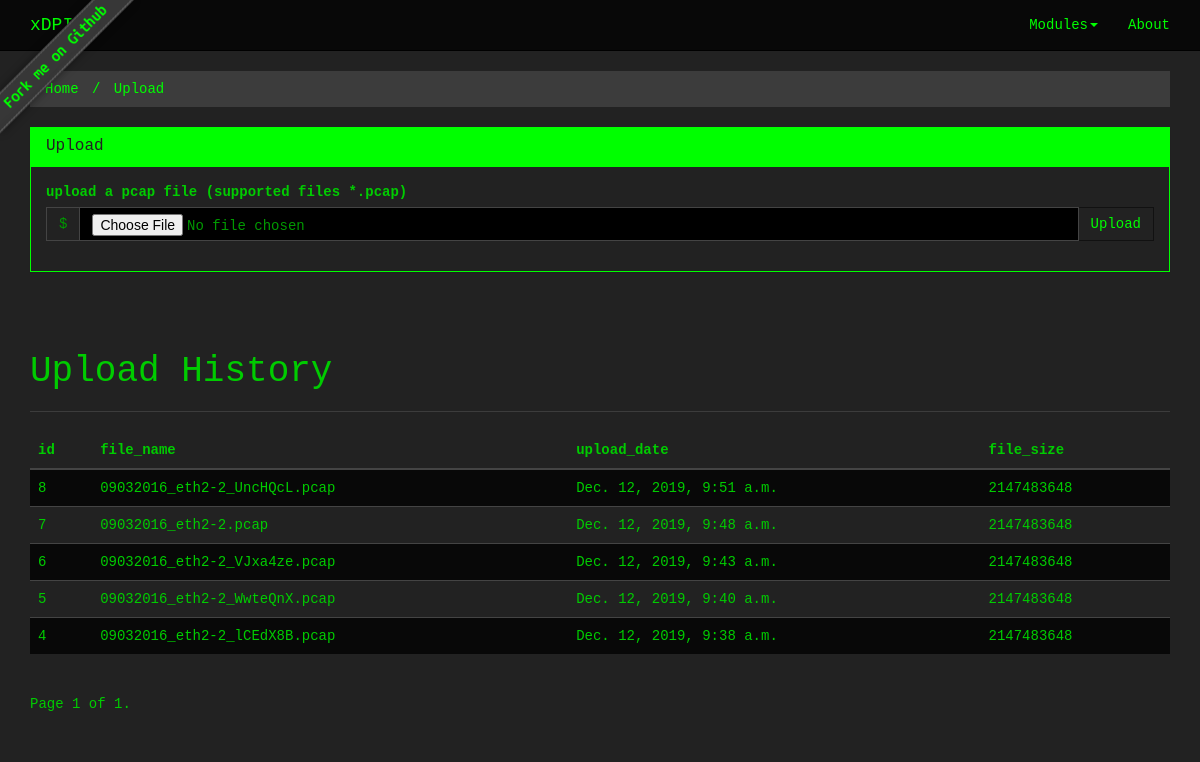
Before: /upload/ with the older database file.
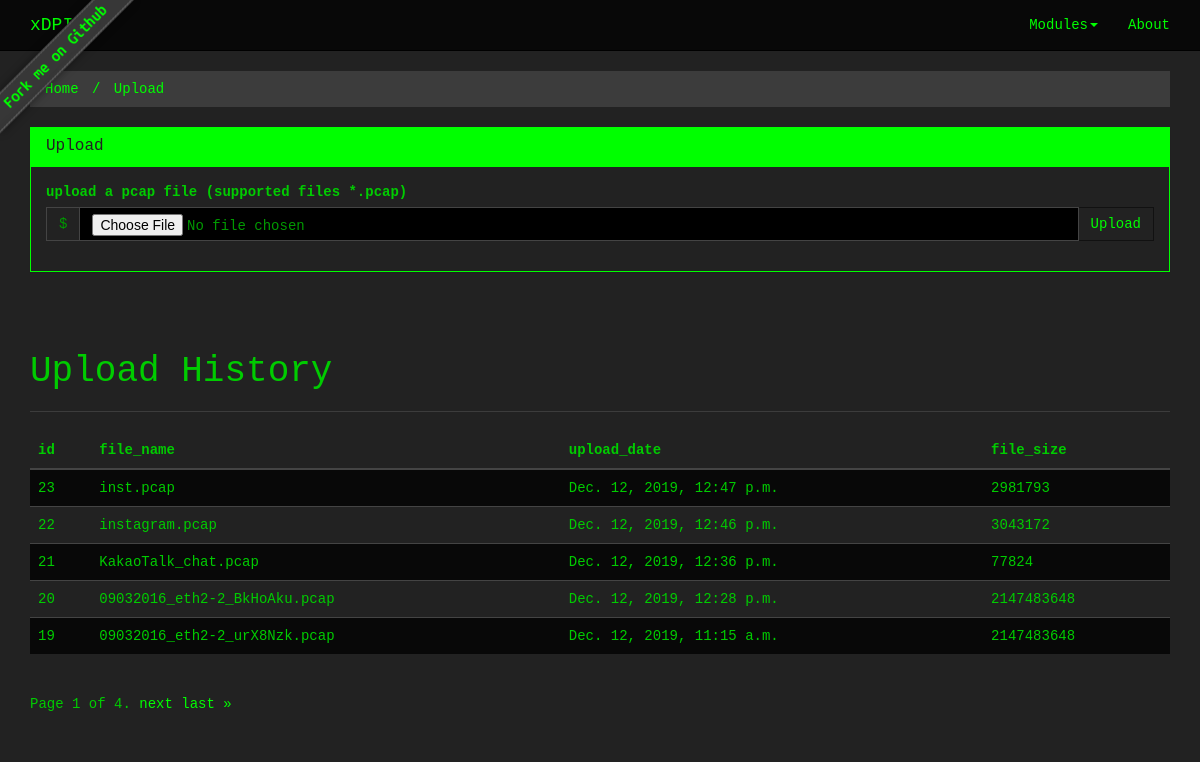
After: the same page with the newer database file.
### upload/models.py (models this page shows)
class xDPI_upload_history(models.Model):
	file_name = models.CharField(max_length=100)
	upload_date = models.DateTimeField(blank=True, null=True)
	file_size = models.BigIntegerField(default=0)
	class Meta:
		managed = True
		db_table = 'xDPI_upload_history'

### upload/views.py (the view, shortened to what this page needs)
# urls.py: path('', upload, name='upload'),
def upload(request):
	data = {}
	data['breadcrumb'] = [('Home','',''),('Upload','active','')]
	data['upload_history_columns'] = [field.name for field in xDPI_upload_history._meta.fields]
	data['upload_history'] = xDPI_upload_history.objects.all().order_by('-upload_date')
	uploads = xDPI_upload_history.objects.all().order_by('-upload_date')
	paginator = Paginator(uploads,5)
	page = request.GET.get('page')
	data['datas'] = paginator.get_page(page)
	return render(request, 'upload/upload.html', data)

### upload/templates/upload/upload.html (shortened to what this page needs)
{% include 'dashboard/base.html' %}
{% block content %}
    <div class="container">
        <div class="row">
            <div class="col-md-12">
                <div class="bs-component">
                    <ul class="breadcrumb">
                        {% for item,status,url in breadcrumb %}
                            <li class="{{ status }}"><a href="{{ url }}">{{ item }}</a></li>
                        {% endfor %}
                    </ul>
                </div>
            </div>
        </div>
        {% if not scan_path %}
            <div class="row">
                <div class="col-md-12">
                    <div class="panel panel-primary">
                        <div class="panel-heading"><h3 class="panel-title">Upload</h3></div>
                        <div class="panel-body">
                            <div class="form-group">
                                <form method='POST' action="{% url 'upload' %}" enctype="multipart/form-data">
                                    <label class="control-label">upload a pcap file (supported files *.pcap)</label>
                                    <div class="input-group">
                                        <span class="input-group-addon">$</span>
                                        <input class="form-control" type="file" name="myPcap" id="myPcap">
                                        <span class="input-group-btn">
                                            <button class="btn btn-default" type="submit" value="Submit">Upload</button>
                                        </span>
                                    </div>
                                </form>
                            </div>
                        </div>
                    </div>
                </div>
            </div>
            <div class="row tall-row">
                <div class="col-lg-12">
                    <h1>Upload History</h1>
                    <hr>
                </div>
            </div>
            <div class="row">
                <div class="col-lg-12">
                    <table class="table table-striped table-hover ">
                        <thead>
                            <tr>
                                {% if upload_history_columns %}
                                    {% for column in upload_history_columns %}
                                        <th>{{column}}</th>
                                    {% endfor %}
                                {% endif %}
                            </tr>
                        </thead>
                        <tbody>
                            {% for data in datas %}
                                <tr>
                                    <td>{{ data.id }}</td>
                                    <td>{{ data.file_name }}</td>
                                    <td>{{ data.upload_date }}</td>
                                    <td>{{ data.file_size }}</td>
                                </tr>
                            {% endfor %}
                        </tbody>
                    </table>
                </div>
            </div>
            <div class="pagination">
                <span class="step-links">
                    <span class="current">
                        Page {{ datas.number }} of {{ datas.paginator.num_pages }}.
                    </span>
                    {% if datas.has_next %}
                        <a href="?page={{ datas.next_page_number }}">next</a>
                        <a href="?page={{ datas.paginator.num_pages }}">last &raquo;</a>
                    {% endif %}
                </span>
            </div>
        {% endif %}
{% endblock content %}

Changed rows visible on the page:
no longer on this page (row unchanged): xDPI_upload_history: id "8", file_name "09032016_eth2-2_UncHQcL.pcap", upload_date "Dec. 12, 2019, 9:51 a.m.", file_size "2147483648"
no longer on this page (row unchanged): xDPI_upload_history: id "7", file_name "09032016_eth2-2.pcap", upload_date "Dec. 12, 2019, 9:48 a.m.", file_size "2147483648"
no longer on this page (row unchanged): xDPI_upload_history: id "6", file_name "09032016_eth2-2_VJxa4ze.pcap", upload_date "Dec. 12, 2019, 9:43 a.m.", file_size "2147483648"
no longer on this page (row unchanged): xDPI_upload_history: id "5", file_name "09032016_eth2-2_WwteQnX.pcap", upload_date "Dec. 12, 2019, 9:40 a.m.", file_size "2147483648"
no longer on this page (row unchanged): xDPI_upload_history: id "4", file_name "09032016_eth2-2_lCEdX8B.pcap", upload_date "Dec. 12, 2019, 9:38 a.m.", file_size "2147483648"
added xDPI_upload_history: id "23", file_name "inst.pcap", upload_date "Dec. 12, 2019, 12:47 p.m.", file_size "2981793"
added xDPI_upload_history: id "22", file_name "instagram.pcap", upload_date "Dec. 12, 2019, 12:46 p.m.", file_size "3043172"
added xDPI_upload_history: id "21", file_name "KakaoTalk_chat.pcap", upload_date "Dec. 12, 2019, 12:36 p.m.", file_size "77824"
added xDPI_upload_history: id "20", file_name "09032016_eth2-2_BkHoAku.pcap", upload_date "Dec. 12, 2019, 12:28 p.m.", file_size "2147483648"
added xDPI_upload_history: id "19", file_name "09032016_eth2-2_urX8Nzk.pcap", upload_date "Dec. 12, 2019, 11:15 a.m.", file_size "2147483648"
Other visible differences:
{{ datas.paginator.num_pages }}: "1" → "4"
text now shown: "next last »"
